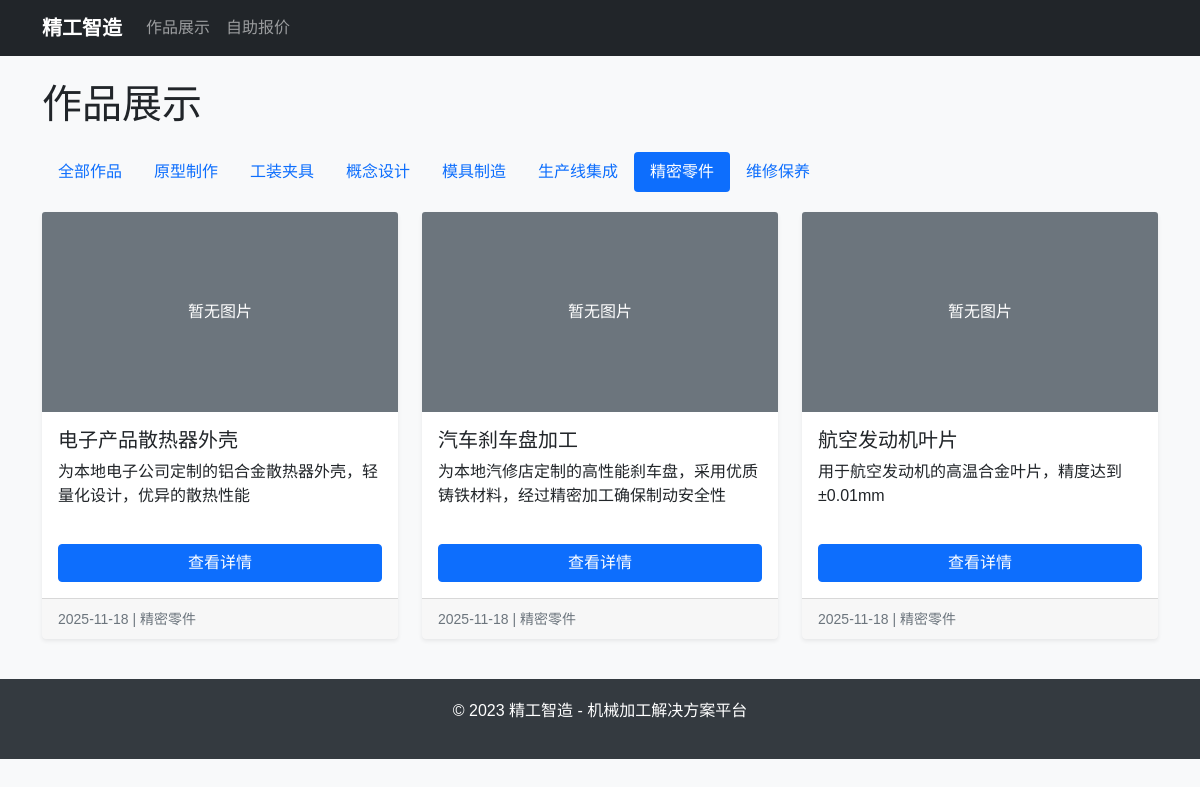
The app's page /gallery/category/precise-part/ with its own data.
### gallery/models.py (models this page shows, shortened)
class Category(models.Model):
    name = models.CharField(max_length=100, unique=True, verbose_name='分类名称')
    slug = models.SlugField(max_length=100, blank=True, verbose_name='URL标识')
    description = models.TextField(blank=True, verbose_name='分类描述')
    created_at = models.DateTimeField(auto_now_add=True, verbose_name='创建时间')
    class Meta:
        verbose_name = '作品分类'
        verbose_name_plural = '作品分类'
        ordering = ['name']

class Work(models.Model):
    WORK_CATEGORIES = [
        ('precise_part', '精密零件'),
        ('fixture', '工装夹具'),
        ('production_line', '生产线集成'),
        ('concept_design', '概念设计'),
    ]
    title = models.CharField(max_length=200, verbose_name='作品标题')
    description = models.TextField(verbose_name='作品描述')
    category = models.ForeignKey(Category, on_delete=models.CASCADE, verbose_name='分类')
    image = models.ImageField(upload_to='works/images/', blank=True, verbose_name='展示图片')
    project_background = models.TextField(verbose_name='项目背景')
    model_file = models.FileField(upload_to='works/models/', blank=True, verbose_name='3D模型文件')
    process_difficulties = models.TextField(verbose_name='加工难点与解决方案')
    equipment_used = models.TextField(verbose_name='使用设备')
    materials = models.TextField(verbose_name='材料')
    process_techniques = models.TextField(verbose_name='工艺')
    project_duration = models.CharField(max_length=100, verbose_name='项目周期')
    video_url = models.URLField(blank=True, verbose_name='视频链接')
    is_featured = models.BooleanField(default=False, verbose_name='推荐作品')
    created_at = models.DateTimeField(auto_now_add=True, verbose_name='创建时间')
    updated_at = models.DateTimeField(auto_now=True, verbose_name='更新时间')
    class Meta:
        verbose_name = '作品'
        verbose_name_plural = '作品'
        ordering = ['-created_at']

### gallery/views.py (the view)
# urls.py: path('', views.work_list, name='work_list'),
def work_list(request, category_slug=None):
    category = None
    works = Work.objects.all()
    categories = Category.objects.all()
    if category_slug:
        category = get_object_or_404(Category, slug=category_slug)
        works = works.filter(category=category)
    paginator = Paginator(works, 9)  # 每页显示9个作品
    page_number = request.GET.get('page')
    page_obj = paginator.get_page(page_number)
    context = {
        'page_obj': page_obj,
        'categories': categories,
        'current_category': category,
    }
    return render(request, 'gallery/work_list.html', context)

### templates/gallery/work_list.html (shortened to what this page needs)
{% extends 'base.html' %}
{% block content %}
<div class="row">
    <div class="col-12">
        <h1 class="mb-4">作品展示</h1>
    </div>
</div>
<div class="row category-nav">
    <div class="col-12">
        <ul class="nav nav-pills">
            <li class="nav-item">
                <a class="nav-link {% if not current_category %}active{% endif %}" href="{% url 'gallery:work_list' %}">全部作品</a>
            </li>
            {% for category in categories %}
            {% if category.slug %}
            <li class="nav-item">
                <a class="nav-link {% if current_category and current_category.id == category.id %}active{% endif %}"
                   href="{% url 'gallery:work_list_by_category' category.slug %}">
                    {{ category.name }}
                </a>
            </li>
            {% endif %}
            {% endfor %}
        </ul>
    </div>
</div>
<div class="row">
    {% for work in page_obj %}
    <div class="col-md-4 col-sm-6">
        <div class="card h-100">
            {% if work.image %}
            <img src="{{ work.image.url }}" class="card-img-top work-image" alt="{{ work.title }}">
            {% else %}
            <div class="card-img-top work-image bg-secondary d-flex align-items-center justify-content-center text-white">
                暂无图片
            </div>
            {% endif %}
            <div class="card-body d-flex flex-column">
                <h5 class="card-title">{{ work.title }}</h5>
                <p class="card-text flex-grow-1">{{ work.description|truncatewords:20 }}</p>
                <a href="{% url 'gallery:work_detail' work.id %}" class="btn btn-primary mt-auto">查看详情</a>
            </div>
            <div class="card-footer">
                <small class="text-muted">{{ work.created_at|date:"Y-m-d" }} | {{ work.category.name }}</small>
            </div>
        </div>
    </div>
    {% empty %}
    <div class="col-12">
        <div class="alert alert-info">
            暂无作品展示。
        </div>
    </div>
    {% endfor %}
</div>
{% endblock %}

### templates/base.html (style rules this page uses)
body { font-family: 'Microsoft YaHei', sans-serif; background-color: #f8f9fa; }
.card { margin-bottom: 20px; border: none; box-shadow: 0 0.125rem 0.25rem rgba(0, 0, 0, 0.075); transition: box-shadow 0.3s ease-in-out; }
.work-image { height: 200px; object-fit: cover; }
.category-nav { margin-bottom: 20px; }

### records on screen
Category: name "原型制作"
Category: name "工装夹具"
Category: name "概念设计"
Category: name "模具制造"
Category: name "生产线集成"
Category: name "精密零件"
Category: name "维修保养"
Work: image "暂无图片", title "电子产品散热器外壳", description "为本地电子公司定制的铝合金散热器外壳，轻量化设计，优异的散热性能", created_at "2025-11-18", category.name "精密零件"
Work: image "暂无图片", title "汽车刹车盘加工", description "为本地汽修店定制的高性能刹车盘，采用优质铸铁材料，经过精密加工确保制动安全性", created_at "2025-11-18", category.name "精密零件"
Work: image "暂无图片", title "航空发动机叶片", description "用于航空发动机的高温合金叶片，精度达到±0.01mm", created_at "2025-11-18", category.name "精密零件"
